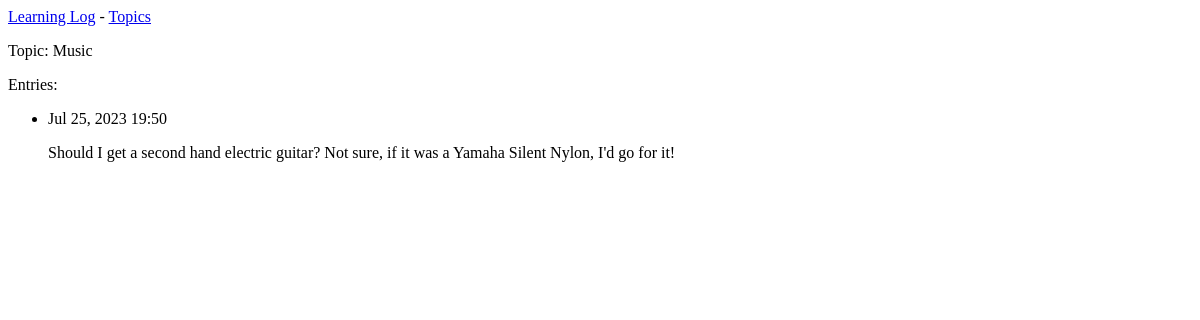
The app's page /topics/1/, older data.
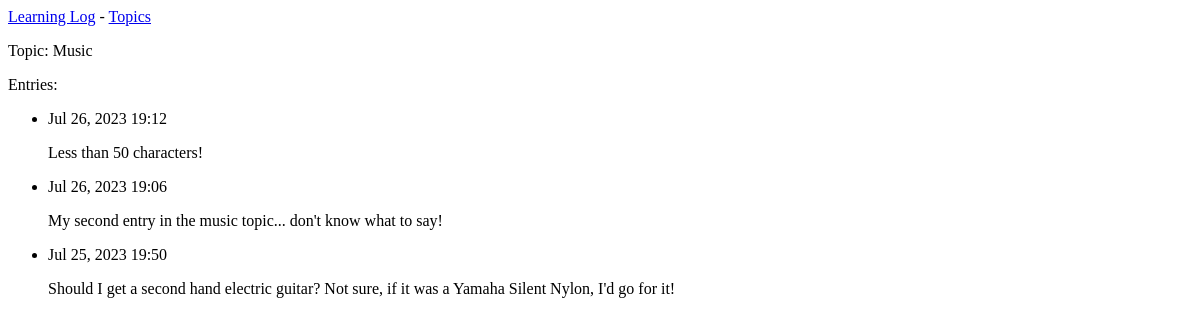
The same page, newer data.
### learning_log_app/models.py (models this page shows, shortened)
class Topic(models.Model):
    text = models.CharField(max_length=200)
    date_added = models.DateTimeField(auto_now_add=True)

class Entry(models.Model):
    topic = models.ForeignKey(Topic, on_delete=models.CASCADE)
    text = models.TextField()
    date_added = models.DateTimeField(auto_now_add=True)
    class Meta:
        verbose_name_plural = "entries"

### learning_log_app/views.py (the view)
# urls.py: path('topics/<int:topic_id>/', views.topic, name='topic'),
def topic(request, topic_id):
    topic = Topic.objects.get(id=topic_id)
    entries = topic.entry_set.order_by('-date_added')
    context = {'topic': topic, 'entries': entries}
    return render(request, 'learning_log_app/topic.html', context)

### learning_log_app/templates/learning_log_app/topic.html
{% extends 'learning_log_app/base.html' %}
{% block content %}
<p>Topic: {{ topic.text }}</p>
<p>Entries:</p>
<ul>
    {% for entry in entries %}
    <li>
        <p>{{ entry.date_added|date:'M d, Y H:i' }}</p>
        <p>{{ entry.text|linebreaks }}</p>
    </li>
    {% empty %}
    <li>There are no entries for this topic yet.</li>
    {% endfor %}
</ul>
{% endblock content %}

### learning_log_app/templates/learning_log_app/base.html
<p>
    <a href="{% url 'learning_log_app:index' %}">Learning Log</a> -
    <a href="{% url 'learning_log_app:topics' %}">Topics</a>
</p>
{% block content %}{% endblock content %}

Row changes from the older to the newer data that the page shows:
added Entry: date_added "Jul 26, 2023 19:12", text "Less than 50 characters!"
added Entry: date_added "Jul 26, 2023 19:06", text "My second entry in the music topic... don't know what to say!"
